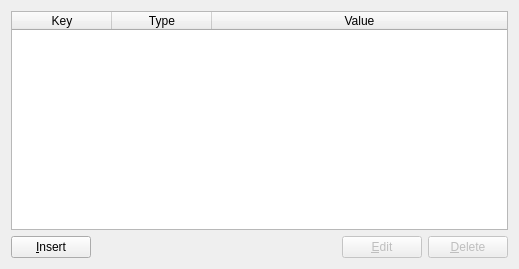
<?xml version="1.0" encoding="UTF-8"?>
<ui version="4.0">
 <class>mightyEditorClass</class>
 <widget class="QWidget" name="mightyEditorClass">
  <property name="geometry">
   <rect>
    <x>0</x>
    <y>0</y>
    <width>519</width>
    <height>269</height>
   </rect>
  </property>
  <property name="windowTitle">
   <string>mightyEditor</string>
  </property>
  <layout class="QGridLayout" name="gridLayout">
   <item row="0" column="0" colspan="6">
    <widget class="QTableWidget" name="tableWidget">
     <property name="alternatingRowColors">
      <bool>true</bool>
     </property>
     <property name="selectionMode">
      <enum>QAbstractItemView::SingleSelection</enum>
     </property>
     <property name="selectionBehavior">
      <enum>QAbstractItemView::SelectRows</enum>
     </property>
     <property name="gridStyle">
      <enum>Qt::SolidLine</enum>
     </property>
     <property name="sortingEnabled">
      <bool>true</bool>
     </property>
     <property name="wordWrap">
      <bool>false</bool>
     </property>
     <attribute name="horizontalHeaderCascadingSectionResizes">
      <bool>true</bool>
     </attribute>
     <attribute name="horizontalHeaderStretchLastSection">
      <bool>true</bool>
     </attribute>
     <attribute name="verticalHeaderVisible">
      <bool>false</bool>
     </attribute>
     <attribute name="verticalHeaderDefaultSectionSize">
      <number>21</number>
     </attribute>
     <column>
      <property name="text">
       <string>Key</string>
      </property>
     </column>
     <column>
      <property name="text">
       <string>Type</string>
      </property>
     </column>
     <column>
      <property name="text">
       <string>Value</string>
      </property>
     </column>
    </widget>
   </item>
   <item row="1" column="0">
    <widget class="QPushButton" name="btn_add">
     <property name="text">
      <string>&amp;Insert</string>
     </property>
    </widget>
   </item>
   <item row="1" column="5">
    <widget class="QPushButton" name="btn_delete">
     <property name="enabled">
      <bool>false</bool>
     </property>
     <property name="text">
      <string>&amp;Delete</string>
     </property>
    </widget>
   </item>
   <item row="1" column="4">
    <widget class="QPushButton" name="btn_edit">
     <property name="enabled">
      <bool>false</bool>
     </property>
     <property name="text">
      <string>&amp;Edit</string>
     </property>
    </widget>
   </item>
  </layout>
 </widget>
 <layoutdefault spacing="6" margin="11"/>
 <resources>
  <include location="../../../../../../../../home/joj/workspace/STM/res/guires.qrc"/>
 </resources>
 <connections/>
</ui>
